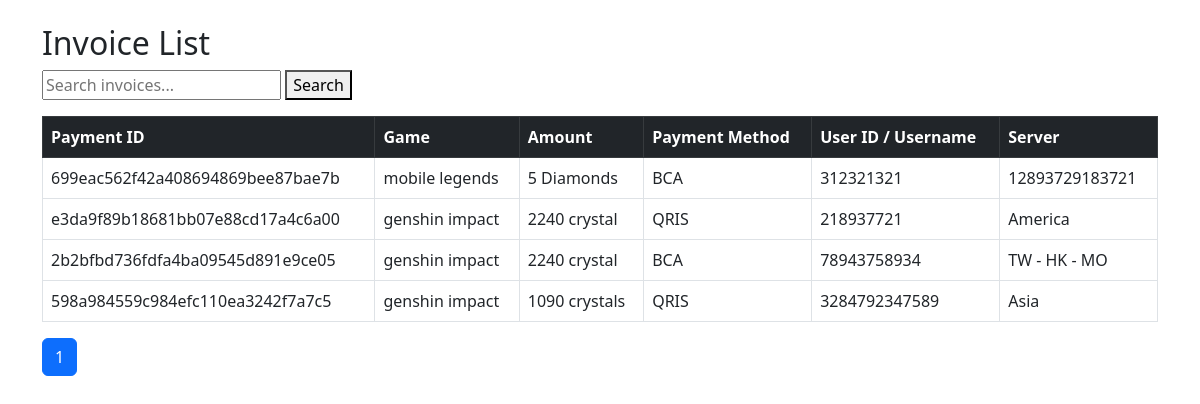
The app's page /invoice_list.php, older data.
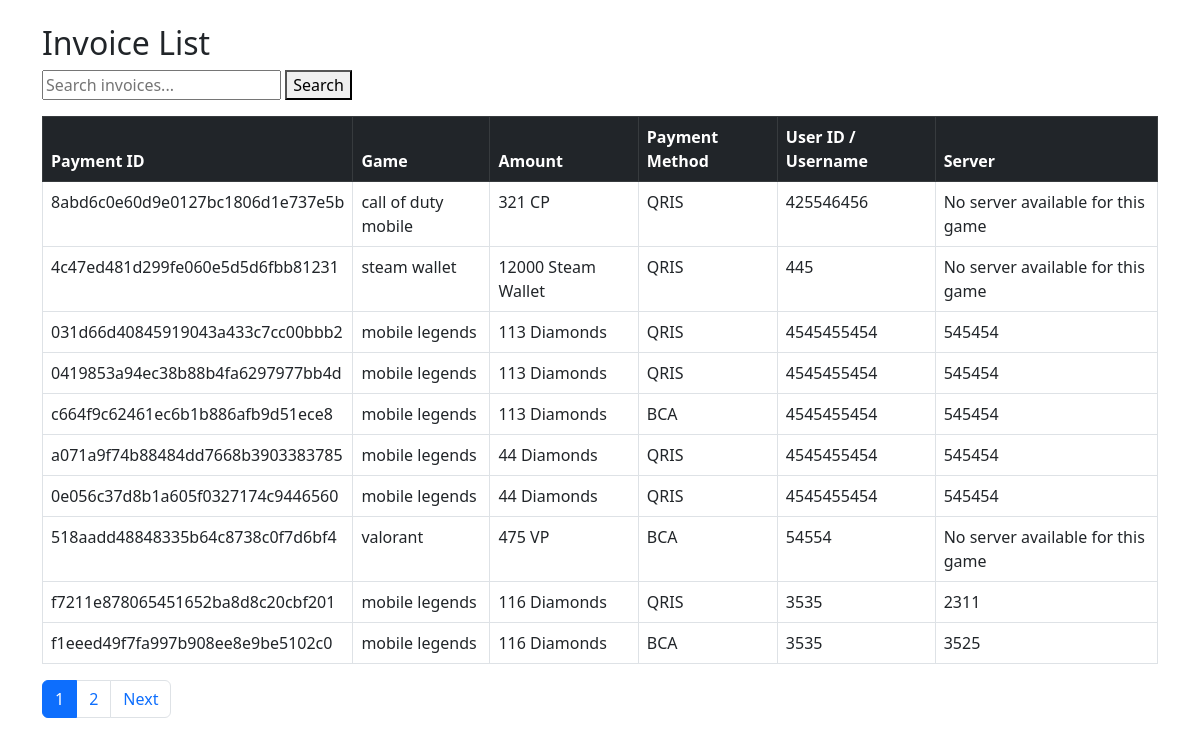
The same page, newer data.
### tables this page shows
CREATE TABLE `payments` (
  `payment_id` varchar(50) NOT NULL,
  `game` varchar(100) NOT NULL,
  `amount` varchar(100) NOT NULL,
  `prices` varchar(100) NOT NULL,
  `payment_method` varchar(255) DEFAULT NULL,
  `user_id/username` varchar(50) NOT NULL,
  `server` varchar(50) NOT NULL,
  `created_at` datetime DEFAULT current_timestamp(),
  `expires_at` datetime DEFAULT (current_timestamp() + interval 24 hour)
);

### invoice_list.php (the view, shortened to what this page needs)
<?php
$connect = mysqli_connect("localhost", "root", "", "web-top-up");
$limit = 10;
$page = isset($_GET['page']) ? max(1, intval($_GET['page'])) : 1;
$offset = ($page - 1) * $limit;
$search = isset($_GET['search']) ? mysqli_real_escape_string($connect, $_GET['search']) : "";
$search_query = !empty($search) ? "WHERE
    payment_id LIKE '%$search%' OR
    game LIKE '%$search%' OR
    amount LIKE '%$search%' OR
    payment_method LIKE '%$search%' OR
    `user_id/username` LIKE '%$search%' OR
    server LIKE '%$search%'" : "";
$total_query = mysqli_query($connect, "SELECT COUNT(*) as total FROM payments $search_query");
$total_data = mysqli_fetch_assoc($total_query)['total'];
$total_pages = ceil($total_data / $limit);
$query = "SELECT payment_id, game, amount, payment_method, `user_id/username`, server
          FROM payments
          $search_query
          ORDER BY created_at DESC
          LIMIT $limit OFFSET $offset";
$result = mysqli_query($connect, $query);
?>
<!DOCTYPE html>
<html lang="en">
<head>
    <link rel="stylesheet" href="https://cdn.jsdelivr.net/npm/bootstrap@5.3.0/dist/css/bootstrap.min.css">
</head>
<body>
    <div class="container mt-4">
        <h2>Invoice List</h2>
        <form method="GET">
    <input type="text" name="search" placeholder="Search invoices..." value="<?php echo isset($_GET['search']) ? htmlspecialchars($_GET['search']) : ''; ?>">
    <button type="submit">Search</button>
</form>
        <table class="table table-bordered mt-3">
            <thead class="table-dark">
                <tr>
                    <th>Payment ID</th>
                    <th>Game</th>
                    <th>Amount</th>
                    <th>Payment Method</th>
                    <th>User ID / Username</th>
                    <th>Server</th>
                </tr>
            </thead>
            <tbody>
                <?php if (mysqli_num_rows($result) > 0): ?>
                    <?php while ($row = mysqli_fetch_assoc($result)): ?>
                        <tr>
                            <td><?php echo htmlspecialchars($row['payment_id']); ?></td>
                            <td><?php echo htmlspecialchars($row['game']); ?></td>
                            <td><?php echo htmlspecialchars($row['amount']); ?></td>
                            <td><?php echo htmlspecialchars($row['payment_method'] ?? '-'); ?></td>
                            <td><?php echo htmlspecialchars($row['user_id/username']); ?></td>
                            <td><?php echo htmlspecialchars($row['server']); ?></td>
                        </tr>
                    <?php endwhile; ?>
                <?php else: ?>
                    <tr><td colspan="6" class="text-center">No invoices found.</td></tr>
                <?php endif; ?>
            </tbody>
        </table>
        <nav>
            <ul class="pagination">
                <?php for ($i = 1; $i <= $total_pages; $i++): ?>
                    <li class="page-item <?php echo $i == $page ? 'active' : ''; ?>">
                        <a class="page-link" href="?page=<?php echo $i; ?>&search=<?php echo urlencode($search); ?>"><?php echo $i; ?></a>
                    </li>
                <?php endfor; ?>
                <?php if ($page < $total_pages): ?>
                    <li class="page-item">
                        <a class="page-link" href="?page=<?php echo $page + 1; ?>&search=<?php echo urlencode($search); ?>">Next</a>
                    </li>
                <?php endif; ?>
            </ul>
        </nav>
    </div>
</body>
</html>

Row changes from the older to the newer data that the page shows:
no longer on this page (row unchanged): payments: payment_id "699eac562f42a408694869bee87bae7b", game "mobile legends", amount "5 Diamonds", payment_method "BCA", value "312321321", server "12893729183721"
no longer on this page (row unchanged): payments: payment_id "e3da9f89b18681bb07e88cd17a4c6a00", game "genshin impact", amount "2240 crystal", payment_method "QRIS", value "218937721", server "America"
no longer on this page (row unchanged): payments: payment_id "2b2bfbd736fdfa4ba09545d891e9ce05", game "genshin impact", amount "2240 crystal", payment_method "BCA", value "78943758934", server "TW - HK - MO"
no longer on this page (row unchanged): payments: payment_id "598a984559c984efc110ea3242f7a7c5", game "genshin impact", amount "1090 crystals", payment_method "QRIS", value "3284792347589", server "Asia"
added payments: payment_id "8abd6c0e60d9e0127bc1806d1e737e5b", game "call of duty mobile", amount "321 CP", payment_method "QRIS", value "425546456", server "No server available for this game"
added payments: payment_id "4c47ed481d299fe060e5d5d6fbb81231", game "steam wallet", amount "12000 Steam Wallet", payment_method "QRIS", value "445", server "No server available for this game"
added payments: payment_id "031d66d40845919043a433c7cc00bbb2", game "mobile legends", amount "113 Diamonds", payment_method "QRIS", value "4545455454", server "545454"
added payments: payment_id "0419853a94ec38b88b4fa6297977bb4d", game "mobile legends", amount "113 Diamonds", payment_method "QRIS", value "4545455454", server "545454"
added payments: payment_id "c664f9c62461ec6b1b886afb9d51ece8", game "mobile legends", amount "113 Diamonds", payment_method "BCA", value "4545455454", server "545454"
added payments: payment_id "a071a9f74b88484dd7668b3903383785", game "mobile legends", amount "44 Diamonds", payment_method "QRIS", value "4545455454", server "545454"
added payments: payment_id "0e056c37d8b1a605f0327174c9446560", game "mobile legends", amount "44 Diamonds", payment_method "QRIS", value "4545455454", server "545454"
added payments: payment_id "518aadd48848335b64c8738c0f7d6bf4", game "valorant", amount "475 VP", payment_method "BCA", value "54554", server "No server available for this game"
added payments: payment_id "f7211e878065451652ba8d8c20cbf201", game "mobile legends", amount "116 Diamonds", payment_method "QRIS", value "3535", server "2311"
added payments: payment_id "f1eeed49f7fa997b908ee8e9be5102c0", game "mobile legends", amount "116 Diamonds", payment_method "BCA", value "3535", server "3525"
Text that changed along with them:
new list line: "2"
text now shown: "Next"
